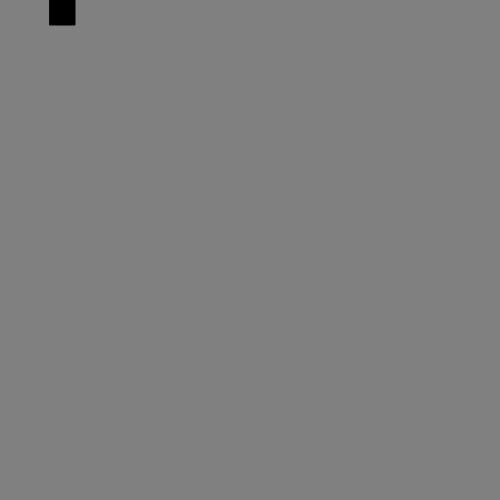
Frame 1 (no input)
Frame 60 (no input): identical to frame 1, image omitted
Frame 120 (the mouse pressed at the canvas centre since frame 60): identical to frame 1, image omitted

The p5.js sketch that drew this single still picture (run headless with seeded random() and noise() and a simulated clock; from frame 60 on, the mouse is pressed at the canvas centre):

// p5.js sketch
// ── sketch.js
// Project Title
// Your Name
// Date
//
// Extra for Experts:
// - describe what you did to take this project "above and beyond"

let x = 50;
let y = 0;
function setup() {
  createCanvas(500, 500);
}

function movingBall(){
  cX += 5;
  if(cX > width) cX = 0;
  circle(cX, 50, 25);
}

//i fucking hate this piece of shit holy fuck
function draw() {
  background("gray");
  fill("black");
  rect(x, y, 25, 25)
}
